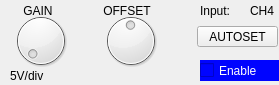
           <widget class="QWidget" name="CH4_controls">
            <property name="geometry">
             <rect>
              <x>0</x>
              <y>0</y>
              <width>279</width>
              <height>85</height>
             </rect>
            </property>
            <attribute name="label">
             <string>CH4:    5V/div</string>
            </attribute>
            <attribute name="toolTip">
             <string>Channel 4. Green trace.</string>
            </attribute>
            <widget class="QCheckBox" name="ch4">
             <property name="geometry">
              <rect>
               <x>200</x>
               <y>60</y>
               <width>81</width>
               <height>21</height>
              </rect>
             </property>
             <property name="styleSheet">
              <string notr="true">color: rgb(255,255,255);
background-color: rgb(0, 4, 255);</string>
             </property>
             <property name="text">
              <string>Enable</string>
             </property>
            </widget>
            <widget class="QLabel" name="label_46">
             <property name="geometry">
              <rect>
               <x>200</x>
               <y>0</y>
               <width>41</width>
               <height>21</height>
              </rect>
             </property>
             <property name="toolTip">
              <string>Monitor a different channel</string>
             </property>
             <property name="text">
              <string>Input:</string>
             </property>
            </widget>
            <widget class="QLabel" name="label_47">
             <property name="geometry">
              <rect>
               <x>250</x>
               <y>0</y>
               <width>31</width>
               <height>21</height>
              </rect>
             </property>
             <property name="toolTip">
              <string/>
             </property>
             <property name="text">
              <string>CH4</string>
             </property>
            </widget>
            <widget class="QDial" name="dial_10">
             <property name="geometry">
              <rect>
               <x>10</x>
               <y>10</y>
               <width>61</width>
               <height>61</height>
              </rect>
             </property>
             <property name="maximum">
              <number>7</number>
             </property>
             <property name="pageStep">
              <number>1</number>
             </property>
            </widget>
            <widget class="QLabel" name="CH4_gain_label">
             <property name="geometry">
              <rect>
               <x>10</x>
               <y>60</y>
               <width>71</width>
               <height>31</height>
              </rect>
             </property>
             <property name="text">
              <string>5V/div</string>
             </property>
            </widget>
            <widget class="QLabel" name="label_40">
             <property name="geometry">
              <rect>
               <x>20</x>
               <y>0</y>
               <width>51</width>
               <height>21</height>
              </rect>
             </property>
             <property name="text">
              <string> GAIN</string>
             </property>
            </widget>
            <widget class="QLabel" name="label_51">
             <property name="geometry">
              <rect>
               <x>100</x>
               <y>0</y>
               <width>61</width>
               <height>21</height>
              </rect>
             </property>
             <property name="text">
              <string> OFFSET</string>
             </property>
            </widget>
            <widget class="QDial" name="dial_15">
             <property name="geometry">
              <rect>
               <x>100</x>
               <y>10</y>
               <width>61</width>
               <height>61</height>
              </rect>
             </property>
             <property name="minimum">
              <number>-5</number>
             </property>
             <property name="maximum">
              <number>5</number>
             </property>
             <property name="pageStep">
              <number>1</number>
             </property>
             <property name="value">
              <number>0</number>
             </property>
            </widget>
            <widget class="QPushButton" name="pushButton_8">
             <property name="geometry">
              <rect>
               <x>197</x>
               <y>26</y>
               <width>81</width>
               <height>21</height>
              </rect>
             </property>
             <property name="text">
              <string>AUTOSET</string>
             </property>
            </widget>
           </widget>
